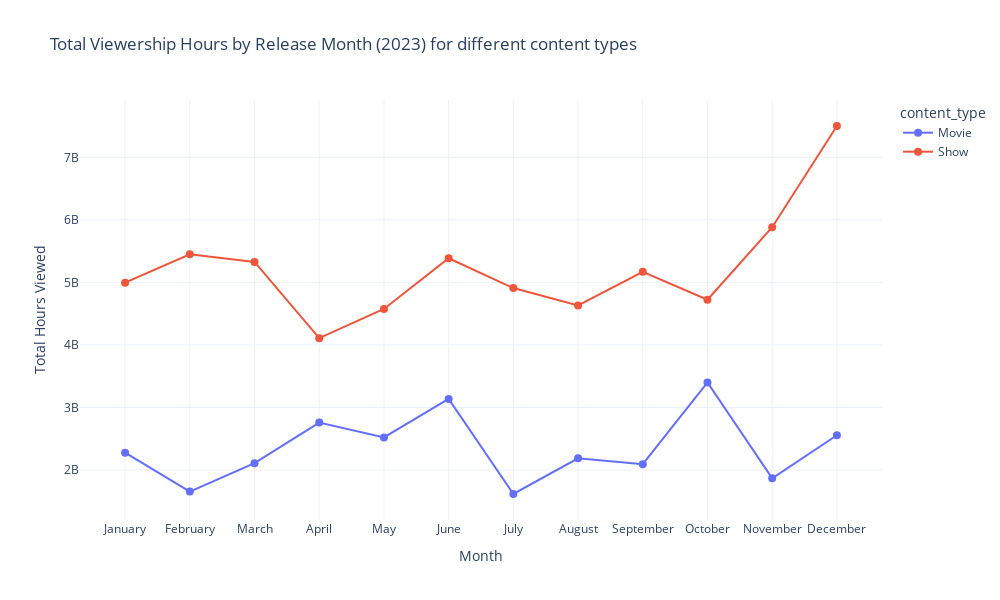

Notebook code cell kept with this figure:
### Markdown cell above
<strong><u>Insights:</u></strong>

June and Dec seems to have noticiable spikes. Is might be because of the summer and winter holidays that people have more time to watch shows.

Let us see what they are watching each month

### Code cell
# Check for monthly trends by content type

func_plot_trend_viewership(
    df=df_netflix_content,
    trend_type= 'month',
    viewership_col='hours_viewed',
    split_column = 'content_type',
    title='Total Viewership Hours by Release Month (2023) for different content types',
    group_category = 'sum')

### Figure 1 — Plotly figure (JSON) as saved in the notebook; plotly's stock layout.template omitted (floating-point values rounded to 4 significant figures)
{"data": [{"line": {"width": 2}, "marker": {"size": 8}, "mode": "lines+markers", "name": "Movie", "type": "scatter", "x": ["January", "February", "March", "April", "May", "June", "July", "August", "September", "October", "November", "December"], "y": [2275900000, 1654400000, 2109400000, 2757600000, 2520500000, 3135800000, 1615700000, 2186400000, 2092300000, 3400400000, 1866900000, 2554900000]}, {"line": {"width": 2}, "marker": {"size": 8}, "mode": "lines+markers", "name": "Show", "type": "scatter", "x": ["January", "February", "March", "April", "May", "June", "July", "August", "September", "October", "November", "December"], "y": [4995700000, 5449300000, 5327700000, 4108100000, 4574100000, 5386200000, 4909100000, 4631400000, 5169900000, 4722800000, 5882600000, 7500900000]}], "layout": {"height": 600, "legend": {"title": {"text": "content_type"}}, "title": {"text": "Total Viewership Hours by Release Month (2023) for different content types"}, "width": 1000, "xaxis": {"tickmode": "array", "ticktext": ["January", "February", "March", "April", "May", "June", "July", "August", "September", "October", "November", "December"], "tickvals": ["January", "February", "March", "April", "May", "June", "July", "August", "September", "October", "November", "December"], "title": {"text": "Month"}}, "yaxis": {"title": {"text": "Total Hours Viewed"}}}}
